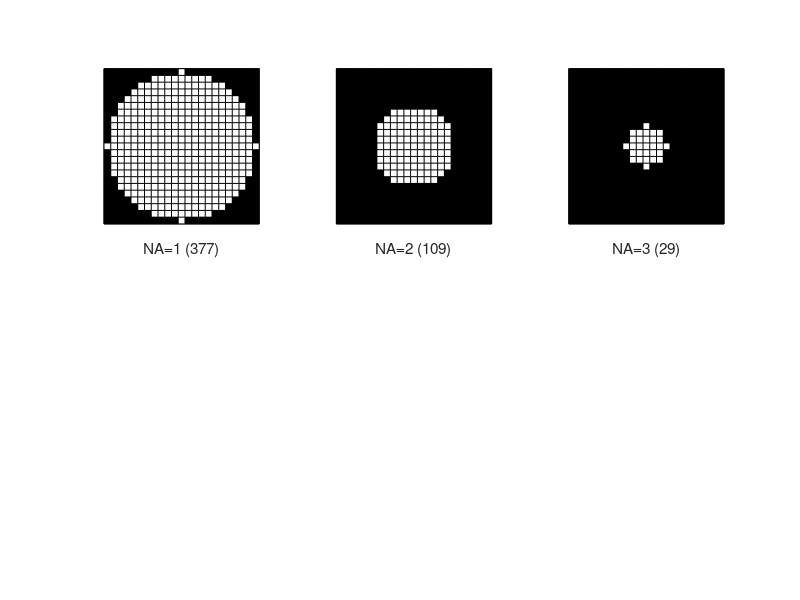

Recreate this plot in MATLAB.
%%%%%%%%%%%%%%%%%%%%%%%%%%%%%%%%%%%%%%%%%%%%%%%%%%%%%%%%%%%%%%%%%%%%%%%%%%%%%%%%
%%
    function SP2_MRSI_CreateHammingEncScheme
%% 
%%  Export function (temporal) spectral data.
%%,'mrsiList0','mrsiList1'
%%  xxxR: t1, inner loop
%%  xxxP: t2, outer loop
%%
%%  03-2014, Christoph Juchem
%%
%%%%%%%%%%%%%%%%%%%%%%%%%%%%%%%%%%%%%%%%%%%%%%%%%%%%%%%%%%%%%%%%%%%%%%%%%%%%%%%%

FCTNAME = 'SP2_MRSI_CreateHammingEncScheme';


%--- MRSI definition ---
mrsiCircOffset   = 0.00;        % radius offset for Hamming weighting calculation via radius condition
mrsiWeightOffset = 0.00;        % amplitude offset of the CSI weighting function to minimize discretization errors
mrsiMatrix       = 23;           % MRSI matrix size
mrsiAver         = 3;           % number of averages defined as center k-space samples 

%--- file handling ---
tabdir = 'C:\Users\juchem\Matlab\matlab_cj\INSPECTOR_v2\SP2_MRSI\SP2_MRSI_TablibTmp\';

%--- display option ---
f_ppt             = 0;              % creates plot for power point presentations
ppt_xyTickSpace   = 2;              % X/YTick spacing for ppt plots: 2 -> [1 3 5 7 ...], 3 -> [1 4 7 10 ...], starting at 1
ppt_zTickSpace    = 2;              % ZTick spacing, always including maximum value mrsiHammNA
ppt_aFontSize     = 20;             % axis label font size
ppt_aLineWidth    = 2;              % axis line width
ppt_tFontSize     = 20;             % title font size
ppt_pLineWidth    = 2;              % plot line width

f_eps             = 0;              % creates plot for power point presentations
eps_xyTickSpace   = 2;              % X/YTick spacing for ppt plots: 2 -> [1 3 5 7 ...], 3 -> [1 4 7 10 ...], starting at 1
eps_zTickSpace    = 2;              % ZTick spacing, always including maximum value mrsiHammNA
eps_aFontSize     = 15;             % axis label font size
eps_aLineWidth    = 1;              % axis line width
eps_tFontSize     = 20;             % title font size
eps_pLineWidth    = 1;              % plot line width
eps_faceColor     = [1 1 1];        % face color of bar and surface plots

%--- additional options ---
f_niveau          = 1;              % plot each particular niveau of the hamming weighting matrix
impline           = 3;              % images per line, number of niveaus per line in niveau plot (f_niveau)
TR                = 2;              % repetition time assumed for experiment duration calc. [s]

%--- deugging option ---
f_debug           = 0;              % plots all kind of additional information

%%%%%%%%%%%%%%%%%%%%%%%%%%%%%%%%%%%%%%%%%%%%%%%%%%%%%%%%%%%%%%%%%%%%%%%%%%%
%%%   P R O G R A M    S T A R T                                        %%%
%%%%%%%%%%%%%%%%%%%%%%%%%%%%%%%%%%%%%%%%%%%%%%%%%%%%%%%%%%%%%%%%%%%%%%%%%%%
% CSI LIST CALCULATION ******************************
% gradient scaling, quadratic k-space matrix 					   
% GradMat contains equidistant values from 0 to 2 and is then shifted to the -1/1 range
% to sample the k-space origin, k-space values are shifted 0.5 the sampling grid if a
% list is used (circular, hamming) and the sampling matrix is even
GradMat0Norm = zeros(mrsiMatrix,mrsiMatrix);
GradMat1Norm = zeros(mrsiMatrix,mrsiMatrix);
if mod(mrsiMatrix,2.0)==0                 % shifted case
    for icnt = 1:mrsiMatrix
        for jcnt = 1:mrsiMatrix 
            GradMat0Norm(icnt,jcnt) = (icnt-1)*2/mrsiMatrix -1;
	        GradMat1Norm(icnt,jcnt) = (jcnt-1)*2/mrsiMatrix -1;
        end
    end
    dkshift = 1/mrsiMatrix;               % shift relative to initial matrix */
else			                            % odd mrsiMatrix
    for icnt = 1:mrsiMatrix 
        for jcnt = 1:mrsiMatrix 
            GradMat0Norm(icnt,jcnt) = 2.0*(icnt-1)/(mrsiMatrix-1) - 1;
	        GradMat1Norm(icnt,jcnt) = 2.0*(jcnt-1)/(mrsiMatrix-1) - 1;
        end
    end
     dkshift = 0;	                        % no weighting function shift
end

% determination of residual k-space points for circular sampling */
% radius + mrsiCircOffset (to include more ambient points), radius=1 */
if mod(mrsiMatrix,2.0)==0
    YesNoValue = (1-1/(mrsiMatrix-1)) * (1 + mrsiCircOffset); 
else
	YesNoValue = 1 + mrsiCircOffset;    
end	

% calculate hamming filter function */
for icnt = 1:mrsiMatrix
    hammVec(icnt) = 0.54 - 0.46*cos(2*pi*(icnt-1)/(mrsiMatrix-1));
end
AcqMatrixOrig = zeros(mrsiMatrix,mrsiMatrix);
for icnt = 1:mrsiMatrix
    for jcnt = 1:mrsiMatrix
	    AcqMatrixOrig(icnt,jcnt) = hammVec(icnt)*hammVec(jcnt);	    % like HammingFilterMult.m */ 
        % restrict to circular scheme */   	
        
	    % halfdk is used to shift the pattern, when k-space is shifted for odd dimensional matrices */
	    if sqrt(power(GradMat0Norm(icnt,jcnt)+dkshift,2)+power(GradMat1Norm(icnt,jcnt)+dkshift,2)) > YesNoValue
	        AcqMatrixOrig(icnt,jcnt) = 0;
        end
    end
end

%--- scale to mrsiAver and ensure at least one acquistion per circular k-space area ---
AcqMatrixOrig = mrsiAver * AcqMatrixOrig;

%--- round acquisition matrix ---
AcqMatrixDiscr = AcqMatrixOrig;
AcqMatrixDiscr(find(AcqMatrixOrig>0 & AcqMatrixOrig<0.5)) = 1;      % scale up peripheral subthreshold values
AcqMatrixDiscr = round(AcqMatrixDiscr);                              % discretization


%--- plot Hamming function for particular dimension ---
if f_debug
	fig2 = figure;
    set(fig2,'NumberTitle','off','Name',sprintf('%s: ',FCTNAME))
	subplot(2,1,1)
	plot(hammVec)
	[minX maxX minY maxY] = SP2_IdealAxisValues(hammVec);
	axis([minX maxX 0 maxY])
	titlestr = sprintf('Hamming function (n=%.0f):  y(x) = 0.54 - 0.46*cos(2*pi*x/(n-1))',mrsiMatrix);
	title(titlestr)
	subplot(2,1,2)
	plot(hammVec)
	hold on
        plot(round(hammVec),'r*')
        plot(hammVec,'go')
	hold off
	[minX maxX minY maxY] = SP2_IdealAxisValues(hammVec);
	axis([minX-0.3 maxX+0.3 0 maxY])
	grid on
	title('scaled 1D Hamming function, red/green are rounded/non-rounded values')
	
	% plot k-space weighting function
	fig3 = figure;
	namestr3 = sprintf('%s: hamming weighting, ''NA''=%.0f, COff=%.3f, WOff=%.3f',...
                        FCTNAME,max(max(AcqMatrixDiscr)),mrsiCircOffset,mrsiWeightOffset);
	set(fig3,'Name',namestr3)
	set(fig3,'Color',[1 1 1]);
	colormap([1 1 1])
	subplot(2,2,1)
	bar3(AcqMatrixOrig)
    set(gca,'YLim',[0.6 mrsiMatrix+0.4])
	set(gca,'CameraTarget',[7 7.5 7],'CameraViewAngle',[7.72853])
    title('exakt Hamming function','FontSize',12)
	subplot(2,2,2)
	bar3(AcqMatrixDiscr)
    set(gca,'YLim',[0.6 mrsiMatrix+0.4])
	set(gca,'CameraTarget',[7 7.5 7],'CameraViewAngle',[7.72853])
    title('discrete Hamming function','FontSize',12)
	subplot(2,2,3)
	bar3(AcqMatrixDiscr-AcqMatrixOrig)
    set(gca,'YLim',[0.6 mrsiMatrix+0.4])
	set(gca,'CameraTarget',[7 7.5 7],'CameraViewAngle',[7.72853])
    title('deviation','FontSize',12)
	subplot(2,2,4)
	surf(AcqMatrixDiscr)
    set(gca,'XTick',1:mrsiMatrix,'XTickLabel',1:mrsiMatrix)
	set(gca,'YTick',1:mrsiMatrix,'YTickLabel',1:mrsiMatrix)
	title('discrete Hamming function','FontSize',12)
	if strcmp(machine,'win69')
        set(fig3,'Position',[335 252 1324 865])
	else    % adjusted via win27
        set(fig3,'Position',[360 390 560 544]);
	end
end

%--- create acquisition normalized acquisition list ([-1 1] range)--- 
lCnt = 1;       % list counter
maxVal = max(max(AcqMatrixDiscr));
for dimcnt = 1:maxVal
    for icnt = 1:mrsiMatrix
        for jcnt = 1:mrsiMatrix
            if AcqMatrixDiscr(icnt,jcnt) >= maxVal-dimcnt+1
	            mrsiList0Norm(lCnt) = GradMat0Norm(icnt,jcnt);
	            mrsiList1Norm(lCnt) = GradMat1Norm(icnt,jcnt);
	            lCnt = lCnt + 1;
            end
        end
    end
end
mrsiListSize = lCnt-1;

fprintf('mrsiCircOffset = %.3f, mrsiWeightOffset = %.3f\n',mrsiCircOffset,mrsiWeightOffset);
fprintf('mrsiListSize = %.0f, mrsiAver = %.0f\n',mrsiListSize,mrsiAver);
durHamming = mrsiListSize*TR/60;                          % Hamming weighting, experiment duration [min]
durRect    = mrsiMatrix*mrsiMatrix*mrsiAver*TR/60;  % rectangular sampling, experiment duration [min]
ratio      = durHamming/durRect;                         % ratio Hamming duration / rectangular duration [%]                               
fprintf('Acq. time (TR %.1fsec):\nHamming=%.1fmin, rectangular=%.1fmin, ratio=%.3f\n'...
        ,TR,durHamming,durRect,ratio);

%--- plot each niveau of the hamming weighting into separate plot ---
if f_niveau
    NoResidD = mod(mrsiAver,impline);                   % impline = slices per line
    NoRowsD  = (mrsiAver-NoResidD)/impline+1;
    fig4 = figure;
    namestr4 = sprintf(' niveau representation of weigthed acquisition scheme');
    set(fig4,'Name',namestr4)
    set(fig4,'Color',[1 1 1]);
    for PlotCnt = 1:mrsiAver
        subplot(NoRowsD,impline,PlotCnt)
        pAcqMatrix = zeros(mrsiMatrix+1,mrsiMatrix+1);
        pAcqMatrix(1:mrsiMatrix,1:mrsiMatrix) = (AcqMatrixDiscr>=ones(mrsiMatrix)*PlotCnt);
        pcolor(pAcqMatrix)
        set(gca,'XTick',[]);
        set(gca,'YTick',[]);
        xlabstr = sprintf('NA=%.0f (%.0f)',PlotCnt,length(find(AcqMatrixDiscr>=PlotCnt)));
        xlabel(xlabstr);
        set(gca,'DataAspectRatioMode','Manual')
    end
    colormap(gray(2))
end

% return weighting functions (e.g. for comparison via KSPACE_vx.m)
hammingOrig  = AcqMatrixOrig;
hammingDiscr = AcqMatrixDiscr;

%--- create black&yellow figures for export to power point ---
if f_ppt
    % the tick values for x and y start at 1. The following ones depend on the desired spacing 'xyTickSp'
    ppt_xyTickVec = ppt_xyTickSpace*[1:floor((mrsiMatrix+(ppt_xyTickSpace-1))/ppt_xyTickSpace)]-(ppt_xyTickSpace-1);    % x&y tick and tick label vector
    % the tick values for z always include the maximum value mrsiAver. The others depend on the spacing 'zTickSp'
    ppt_zTickVec = ppt_zTickSpace*[1:floor((mrsiAver+ppt_zTickSpace)/ppt_zTickSpace)]-(ppt_zTickSpace-mod(mrsiAver,ppt_zTickSpace));
    figure
    set(gcf,'Position',[352 78 1255 979],'Color',[0 0 0],'NumberTitle','off')
    set(gcf,'Name',' exact Hamming function (histogram)')
    ph1 = bar3(hammingOrig);
    set(findobj(gcf,'Color',[1 1 1]),'Color',[0 0 0])
    set(gca,'XLim',[0 mrsiMatrix+1],'YLim',[0 mrsiMatrix+1],'ZLim',[0 mrsiAver])
    set(gca,'XColor',[1 1 0],'YColor',[1 1 0],'ZColor',[1 1 0])
    set(gca,'FontSize',ppt_aFontSize,'LineWidth',[ppt_aLineWidth])
    set(gca,'XTick',ppt_xyTickVec,'XTickLabel',ppt_xyTickVec,'YTick',ppt_xyTickVec,'YTickLabel',ppt_xyTickVec)
    set(gca,'ZTick',ppt_zTickVec,'ZTickLabel',ppt_zTickVec)
    set(ph1,'FaceColor',[0.3 0.3 0],'EdgeColor',[1 1 0],'LineWidth',[ppt_pLineWidth])
    title('exact Hamming function','FontSize',ppt_tFontSize,'Color',[1 1 0])
    figure
    set(gcf,'Position',[357 83 1250 974],'Color',[0 0 0],'NumberTitle','off')
    set(gcf,'Name',' discrete Hamming function (histogram)')
    ph1 = bar3(hammingDiscr);
    set(findobj(gcf,'Color',[1 1 1]),'Color',[0 0 0])
    set(gca,'XLim',[0 mrsiMatrix+1],'YLim',[0 mrsiMatrix+1],'ZLim',[0 mrsiAver])
    set(gca,'XColor',[1 1 0],'YColor',[1 1 0],'ZColor',[1 1 0])
    set(gca,'FontSize',ppt_aFontSize,'LineWidth',[ppt_aLineWidth])
    set(gca,'XTick',ppt_xyTickVec,'XTickLabel',ppt_xyTickVec,'YTick',ppt_xyTickVec,'YTickLabel',ppt_xyTickVec)
    set(gca,'ZTick',ppt_zTickVec,'ZTickLabel',ppt_zTickVec)
    set(ph1,'FaceColor',[0.3 0.3 0],'EdgeColor',[1 1 0],'LineWidth',[ppt_pLineWidth])
    title('discrete Hamming function','FontSize',ppt_tFontSize,'Color',[1 1 0])
    figure
    set(gcf,'Position',[362 87 1245 969],'Color',[0 0 0],'NumberTitle','off')
    set(gcf,'Name',' exact Hamming function (surface)')
    ph1 = surf(hammingOrig);
    set(findobj(gcf,'Color',[1 1 1]),'Color',[0 0 0])
    set(gca,'XLim',[1 mrsiMatrix],'YLim',[1 mrsiMatrix],'ZLim',[0 mrsiAver])
    set(gca,'XColor',[1 1 0],'YColor',[1 1 0],'ZColor',[1 1 0])
    set(gca,'FontSize',ppt_aFontSize,'LineWidth',[ppt_aLineWidth])
    set(gca,'XTick',ppt_xyTickVec,'XTickLabel',ppt_xyTickVec,'YTick',ppt_xyTickVec,'YTickLabel',ppt_xyTickVec)
    set(gca,'ZTick',ppt_zTickVec,'ZTickLabel',ppt_zTickVec)
    set(ph1,'FaceColor',[0.9 0.9 0],'FaceAlpha',[0.5],'EdgeColor',[1 1 0],'LineWidth',[ppt_pLineWidth])
    title('exact Hamming function','FontSize',ppt_tFontSize,'Color',[1 1 0])
    figure
    set(gcf,'Position',[367 93 1240 964],'Color',[0 0 0],'NumberTitle','off')
    set(gcf,'Name',' discrete Hamming function (surface)')
    ph1 = surf(hammingDiscr);
    set(findobj(gcf,'Color',[1 1 1]),'Color',[0 0 0])
    set(gca,'XLim',[1 mrsiMatrix],'YLim',[1 mrsiMatrix],'ZLim',[0 mrsiAver])
    set(gca,'XColor',[1 1 0],'YColor',[1 1 0],'ZColor',[1 1 0])
    set(gca,'FontSize',ppt_aFontSize,'LineWidth',[ppt_aLineWidth])
    set(gca,'XTick',ppt_xyTickVec,'XTickLabel',ppt_xyTickVec,'YTick',ppt_xyTickVec,'YTickLabel',ppt_xyTickVec)
    set(gca,'ZTick',ppt_zTickVec,'ZTickLabel',ppt_zTickVec)
    set(ph1,'FaceColor',[0.8 0.8 0],'FaceAlpha',[0.5],'EdgeColor',[1 1 0],'LineWidth',[ppt_pLineWidth])
    title('discrete Hamming function','FontSize',ppt_tFontSize,'Color',[1 1 0])
end

%--- create figures for eps export ---
if f_eps
    % the tick values for x and y start at 1. The following ones depend on the desired spacing 'xyTickSp'
    eps_xyTickVec = eps_xyTickSpace*[1:floor((mrsiMatrix+(eps_xyTickSpace-1))/eps_xyTickSpace)]-(eps_xyTickSpace-1);    % x&y tick and tick label vector
    % the tick values for z always include the maximum value mrsiAver. The others depend on the spacing 'zTickSp'
    eps_zTickVec = eps_zTickSpace*[1:floor((mrsiAver+eps_zTickSpace)/eps_zTickSpace)]-(eps_zTickSpace-mod(mrsiAver,eps_zTickSpace));
    figure
    set(gcf,'Position',[154 52 1239 896],'NumberTitle','off','Color',[1 1 1])
    set(gcf,'Name',' exact Hamming function (histogram)')
    ph1 = bar3(hammingOrig);
    set(gca,'XLim',[0.5 mrsiMatrix+0.5],'YLim',[0.5 mrsiMatrix+0.5],'ZLim',[0 mrsiAver])
    set(gca,'FontSize',eps_aFontSize,'LineWidth',[eps_aLineWidth])
    set(gca,'XTick',eps_xyTickVec,'XTickLabel',eps_xyTickVec,'YTick',eps_xyTickVec,'YTickLabel',eps_xyTickVec)
    set(gca,'ZTick',eps_zTickVec,'ZTickLabel',eps_zTickVec)
    set(ph1,'FaceColor',eps_faceColor,'LineWidth',[eps_pLineWidth])
    title('exact Hamming function','FontSize',eps_tFontSize)
    figure
    set(gcf,'Position',[154 52 1239 896],'NumberTitle','off','Color',[1 1 1])
    set(gcf,'Name',' discrete Hamming function (histogram)')
    ph1 = bar3(hammingDiscr);
    set(gca,'XLim',[0.5 mrsiMatrix+0.5],'YLim',[0.5 mrsiMatrix+0.5],'ZLim',[0 mrsiAver])
    set(gca,'FontSize',eps_aFontSize,'LineWidth',[eps_aLineWidth])
    set(gca,'XTick',eps_xyTickVec,'XTickLabel',eps_xyTickVec,'YTick',eps_xyTickVec,'YTickLabel',eps_xyTickVec)
    set(gca,'ZTick',eps_zTickVec,'ZTickLabel',eps_zTickVec)
    set(ph1,'FaceColor',eps_faceColor,'LineWidth',[eps_pLineWidth])
    title('discrete Hamming function','FontSize',eps_tFontSize)
    figure
    set(gcf,'Position',[154 52 1239 896],'NumberTitle','off','Color',[1 1 1])
    set(gcf,'Name',' exact Hamming function (surface)')
    ph1 = surf(hammingOrig);
    set(gca,'XLim',[1 mrsiMatrix],'YLim',[1 mrsiMatrix],'ZLim',[0 mrsiAver])
    set(gca,'FontSize',eps_aFontSize,'LineWidth',[eps_aLineWidth])
    set(gca,'XTick',eps_xyTickVec,'XTickLabel',eps_xyTickVec,'YTick',eps_xyTickVec,'YTickLabel',eps_xyTickVec)
    set(gca,'ZTick',eps_zTickVec,'ZTickLabel',eps_zTickVec)
    set(ph1,'FaceColor',eps_faceColor,'FaceAlpha',[0.5],'LineWidth',[eps_pLineWidth])
    title('exact Hamming function','FontSize',eps_tFontSize)
    figure
    set(gcf,'Position',[154 52 1239 896],'NumberTitle','off','Color',[1 1 1])
    set(gcf,'Name',' discrete Hamming function (surface)')
    ph1 = surf(hammingDiscr);
    set(gca,'XLim',[1 mrsiMatrix],'YLim',[1 mrsiMatrix],'ZLim',[0 mrsiAver])
    set(gca,'FontSize',eps_aFontSize,'LineWidth',[eps_aLineWidth])
    set(gca,'XTick',eps_xyTickVec,'XTickLabel',eps_xyTickVec,'YTick',eps_xyTickVec,'YTickLabel',eps_xyTickVec)
    set(gca,'ZTick',eps_zTickVec,'ZTickLabel',eps_zTickVec)
    set(ph1,'FaceColor',eps_faceColor,'FaceAlpha',[0.5],'LineWidth',[eps_pLineWidth])
    title('discrete Hamming function','FontSize',eps_tFontSize)    
    figure
    set(gcf,'Position',[154 52 1239 896],'NumberTitle','off','Color',[1 1 1])
    set(gcf,'Name',' discrete Hamming function (surface)')
    ph1 = bar3(AcqMatrixDiscr-AcqMatrixOrig);
    set(gca,'XLim',[0.6 mrsiMatrix+0.4],'YLim',[0.6 mrsiMatrix+0.4])
    set(gca,'FontSize',eps_aFontSize,'LineWidth',[eps_aLineWidth])
    set(gca,'XTick',eps_xyTickVec,'XTickLabel',eps_xyTickVec,'YTick',eps_xyTickVec,'YTickLabel',eps_xyTickVec)
    set(ph1,'FaceColor',eps_faceColor,'LineWidth',[eps_pLineWidth])
    title('deviation map','FontSize',eps_tFontSize)
end


%%%%%%%%%%%%  S A V E    W E I G H T I N G    T O    F I L E   %%%%%%%%%%%%
%--- file creation ---
fileHammR = sprintf('%sHamming%02.0fx%02.0fNA%.0fN%.0f_R.txt',tabdir,mrsiMatrix,mrsiMatrix,mrsiAver,mrsiListSize);
fileHammP = sprintf('%sHamming%02.0fx%02.0fNA%.0fN%.0f_P.txt',tabdir,mrsiMatrix,mrsiMatrix,mrsiAver,mrsiListSize);
[unitHammR,msg] = fopen(fileHammR,'w');
if unitHammR==-1
    fprintf('%s ->\nOpening data file failed.\nMessage: %s\nProgram aborted.\n',...
            FCTNAME,msg)
    return
end
[unitHammP,msg] = fopen(fileHammP,'w');
if unitHammP==-1
    fprintf('%s ->\nOpening data file failed.\nMessage: %s\nProgram aborted.\n',...
            FCTNAME,msg)
    return
end

%--- varian table format ---
mrsiList0VnmrJ = mrsiList0Norm*(mrsiMatrix-1)/2;
mrsiList1VnmrJ = mrsiList1Norm*(mrsiMatrix-1)/2;

%--- table creation ---
fprintf(unitHammR,'t1 =\n');
fprintf(unitHammP,'t2 =\n');
for lCnt = 1:mrsiListSize
    fprintf(unitHammR,'%.0f\n',mrsiList0VnmrJ(lCnt));
    fprintf(unitHammP,'%.0f\n',mrsiList1VnmrJ(lCnt));
end
fclose(unitHammR);
fclose(unitHammP);

%--- save exact and acquisition weighting to .mat file ---
fileHammMat = sprintf('%sHamming%02.0fx%02.0fNA%.0fN%.0f.mat',tabdir,mrsiMatrix,mrsiMatrix,mrsiAver,mrsiListSize);

save(fileHammMat,'AcqMatrixDiscr','AcqMatrixOrig','GradMat0Norm','GradMat1Norm','mrsiAver',...
     'mrsiCircOffset','mrsiList0Norm','mrsiList1Norm','mrsiList0VnmrJ','mrsiList1VnmrJ',...
     'mrsiListSize','mrsiMatrix','mrsiWeightOffset')

 %--- info printout ---
fprintf('%s successfully completed.\n',FCTNAME);

%--- update success flag ---
f_succ = 1;

end
